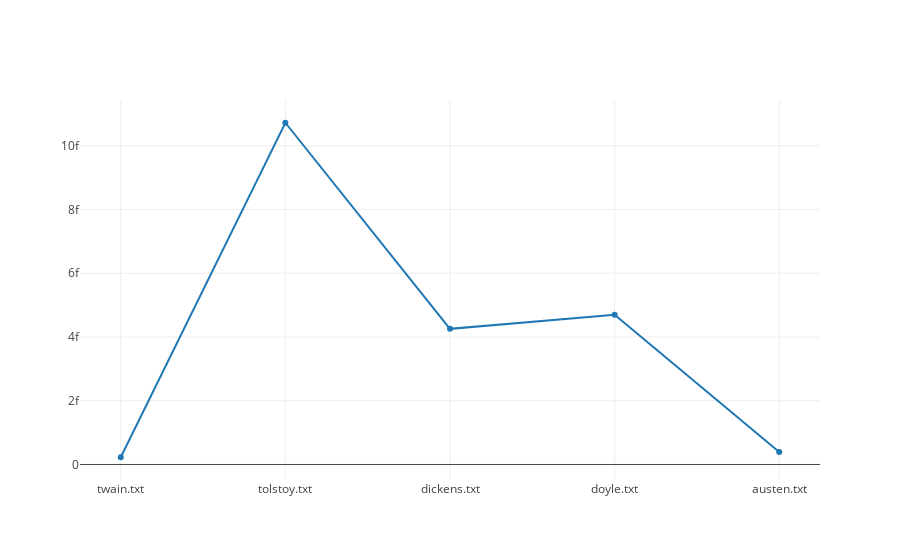
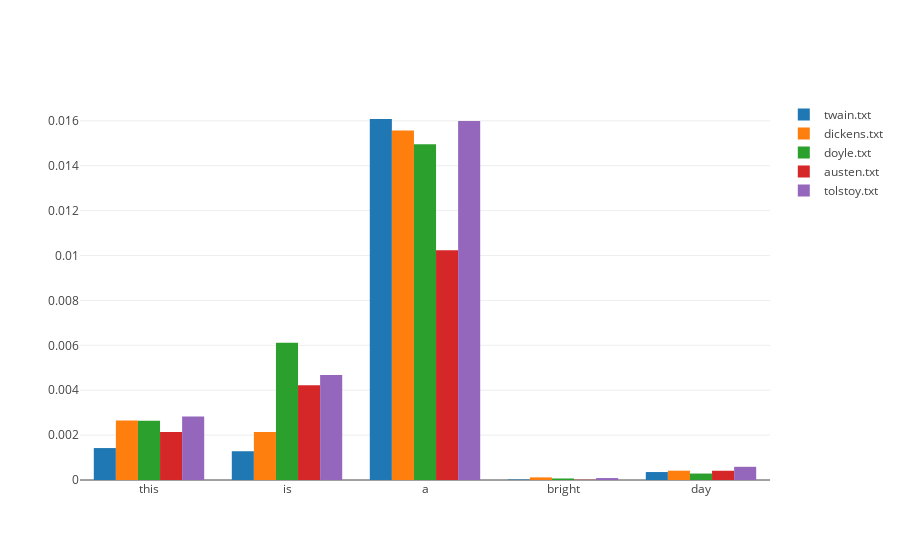

These figures' notebook cell, in order:
### Code cell
sentence = 'this is a bright day'.split(' ')
sprobs = sentence_prob(sentence)
print(sprobs)
iplot([ 
    Scatter({"x" : list(zip(*sprobs))[0], "y": list(zip(*sprobs))[1]})
])

iplot([ 
    Bar({"x" : sentence, "y": [uprobs[author][w] for w in sentence]}, name=author) for author in all_unigrams
])

### Figure 1 — Plotly figure (JSON) as saved in the notebook; plotly's stock layout.template omitted (floating-point values rounded to 4 significant figures)
{"data": [{"type": "scatter", "x": ["twain.txt", "tolstoy.txt", "dickens.txt", "doyle.txt", "austen.txt"], "y": [2.265e-16, 1.072e-14, 4.256e-15, 4.698e-15, 3.93e-16]}], "layout": {}}

### Figure 2 — Plotly figure (JSON) as saved in the notebook; plotly's stock layout.template omitted (floating-point values rounded to 4 significant figures)
{"data": [{"name": "twain.txt", "type": "bar", "x": ["this", "is", "a", "bright", "day"], "y": [0.001423, 0.001281, 0.01608, 2.181e-05, 0.0003544]}, {"name": "dickens.txt", "type": "bar", "x": ["this", "is", "a", "bright", "day"], "y": [0.002655, 0.00214, 0.01557, 0.0001161, 0.0004141]}, {"name": "doyle.txt", "type": "bar", "x": ["this", "is", "a", "bright", "day"], "y": [0.002636, 0.006113, 0.01495, 6.774e-05, 0.0002879]}, {"name": "austen.txt", "type": "bar", "x": ["this", "is", "a", "bright", "day"], "y": [0.002136, 0.004225, 0.01023, 1.032e-05, 0.0004127]}, {"name": "tolstoy.txt", "type": "bar", "x": ["this", "is", "a", "bright", "day"], "y": [0.002827, 0.004679, 0.01599, 8.621e-05, 0.0005881]}], "layout": {}}
